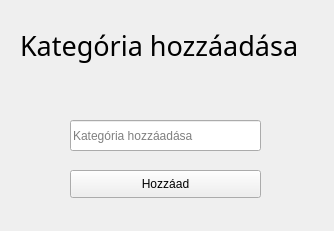
<?xml version="1.0" encoding="UTF-8"?>
<ui version="4.0">
 <class>kategoriaHozzaadasa</class>
 <widget class="QMainWindow" name="kategoriaHozzaadasa">
  <property name="geometry">
   <rect>
    <x>0</x>
    <y>0</y>
    <width>334</width>
    <height>231</height>
   </rect>
  </property>
  <property name="windowTitle">
   <string>Kategória hozzáadása</string>
  </property>
  <property name="windowIcon">
   <iconset resource="resource.qrc">
    <normaloff>:/resource/img/quizzyLogo.png</normaloff>:/resource/img/quizzyLogo.png</iconset>
  </property>
  <widget class="QWidget" name="centralwidget">
   <widget class="QLabel" name="label">
    <property name="geometry">
     <rect>
      <x>20</x>
      <y>0</y>
      <width>291</width>
      <height>91</height>
     </rect>
    </property>
    <property name="font">
     <font>
      <family>Old English Text MT</family>
      <pointsize>20</pointsize>
     </font>
    </property>
    <property name="text">
     <string>Kategória hozzáadása</string>
    </property>
   </widget>
   <widget class="QLineEdit" name="kategoriaNeveLineEdit">
    <property name="geometry">
     <rect>
      <x>70</x>
      <y>120</y>
      <width>191</width>
      <height>31</height>
     </rect>
    </property>
    <property name="placeholderText">
     <string>Kategória hozzáadása</string>
    </property>
   </widget>
   <widget class="QPushButton" name="pushButton">
    <property name="geometry">
     <rect>
      <x>70</x>
      <y>170</y>
      <width>191</width>
      <height>28</height>
     </rect>
    </property>
    <property name="text">
     <string>Hozzáad</string>
    </property>
   </widget>
  </widget>
 </widget>
 <resources>
  <include location="resource.qrc"/>
 </resources>
 <connections/>
</ui>
